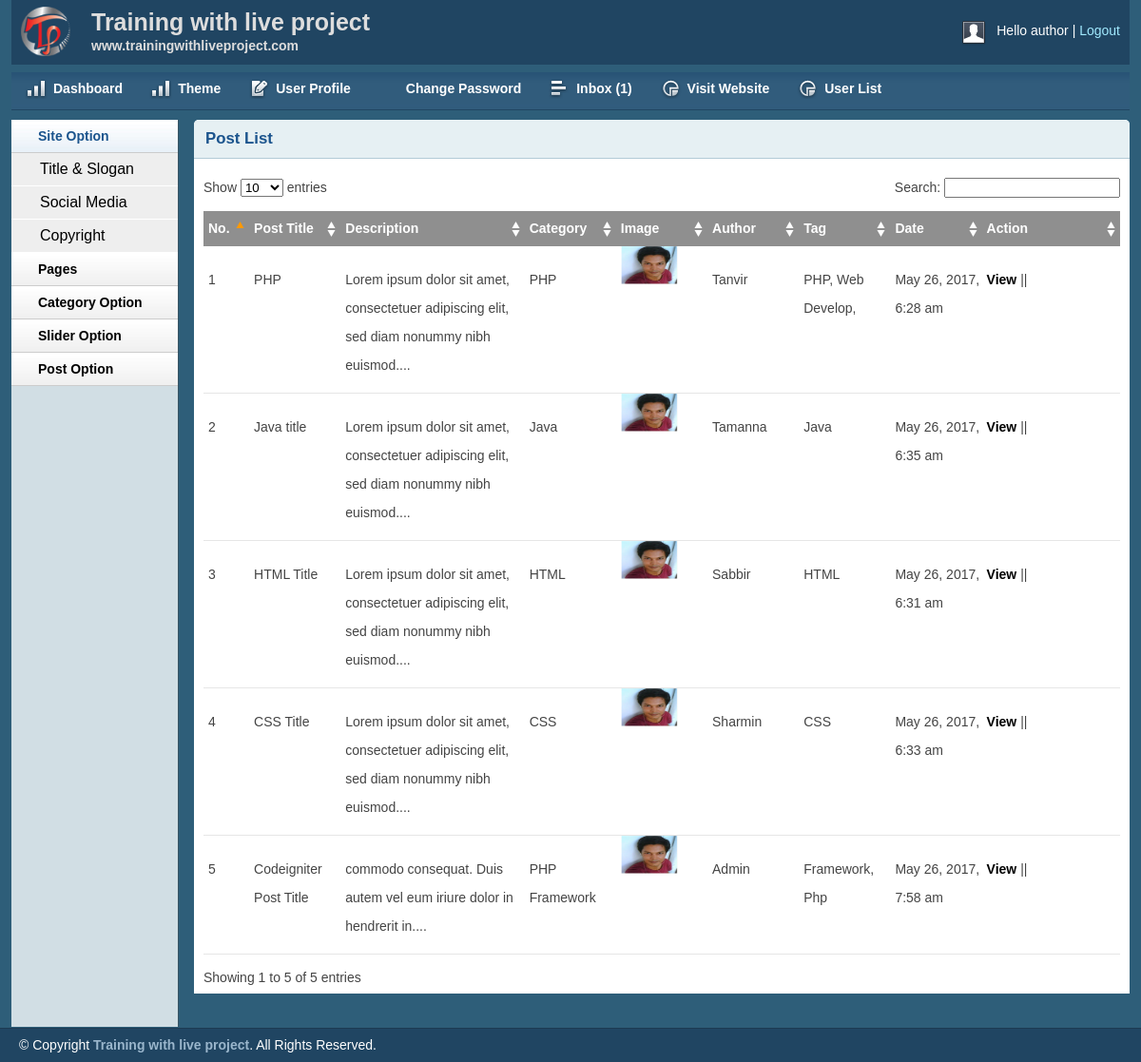
Screenshot of /admin/postlist.php (signed in) with the database file from the repository.
### tables this page shows
CREATE TABLE `tbl_post` (
  `id` int(11) NOT NULL,
  `cat` int(11) NOT NULL,
  `title` varchar(150) NOT NULL,
  `body` text NOT NULL,
  `image` varchar(255) NOT NULL,
  `author` varchar(100) NOT NULL,
  `tag` varchar(255) NOT NULL,
  `date` timestamp NOT NULL DEFAULT CURRENT_TIMESTAMP,
  `userid` int(11) NOT NULL
);

CREATE TABLE `tbl_catagory` (
  `id` int(11) NOT NULL,
  `name` varchar(255) NOT NULL
);

### lib/Database.php (called while the page is built, shortened)
<?php
Class Database{
 public $host   = DB_HOST;
 public $user   = DB_USER;
 public $pass   = DB_PASS;
 public $dbname = DB_NAME;
 public $link;
private function connectDB(){
 $this->link = new mysqli($this->host, $this->user, $this->pass,
  $this->dbname);
 }
public function select($query){
  $result = $this->link->query($query) or
   die($this->link->error.__LINE__);
  if($result->num_rows > 0){
    return $result;
  } else {
    return false;
  }
 }
}

### helpers/Formate.php (called while the page is built, shortened)
<?php
class Format{
	public function formatDate($date){
		return date('F j, Y, g:i a', strtotime($date));
	}
	public function textShorten($text, $limit = 400){
        $text = $text."";
        $text = substr($text, 0, $limit);
        $text = substr($text, 0, strrpos($text, ' '));
        $text = $text."....";
        return $text;
	}
}
?>

### admin/postlist.php (the view, shortened to what this page needs)
<?php include "inc/header.php"; ?>
<?php include "inc/sidebar.php"; ?>
<div class="grid_10">
<div class="box round first grid">
<h2>Post List</h2>
<div class="block">
<table class="data display datatable" id="example">
<thead>
<tr>
	<th width="5%">No.</th>
	<th width="10%">Post Title</th>
	<th width="20%">Description</th>
	<th width="10%">Category</th>
	<th width="10%">Image</th>
	<th width="10%">Author</th>
	<th width="10%">Tag</th>
	<th width="10%">Date</th>
	<th width="15%">Action</th>
</tr>
</thead>
<tbody>
<?php
$query = "SELECT tbl_post.*, tbl_catagory.name FROM tbl_post INNER JOIN tbl_catagory ON tbl_post.cat = tbl_catagory.id ORDER BY tbl_post.title DESC";
$post = $db->select($query);
if ($post){
	$i=0;
	while ($result = $post->fetch_assoc()){
		$i++;
?>
<tr class="odd gradeX">
	<td><?php echo $i; ?></td>
	<td><?php echo $result['title']; ?></td>
	<td><?php echo $fm->textShorten($result['body'], 100); ?></td>
	<td><?php echo $result['name']; ?></td>
	<td><img src="<?php echo $result['image']; ?>" height="40px" width="60px" /></td>
	<td><?php echo $result['author']; ?></td>
	<td><?php echo $result['tag']; ?></td>
	<td><?php echo $fm->formatDate($result['date']); ?></td>
	<td>
	<a href="viewpost.php?viewpostid=<?php echo $result['id']; ?>">View</a> ||
	</td>
</tr>
<?php } } ?>
</tbody>
</table>
</div>
</div>
</div>
<?php include "inc/footer.php"; ?>

### admin/css/text.css (style rules this page uses)
body { font: 13px/1.5 Tahoma, Helvetica, Arial, 'Liberation Sans', FreeSans, sans-serif; }
h2 { font-size: 23px; }
p, dl, hr, h1, h2, h3, h4, h5, h6, ol, ul, pre, table, address, fieldset { margin-bottom: 20px; }

### admin/css/grid.css (style rules this page uses)
.grid_1, .grid_2, .grid_3, .grid_4, .grid_5, .grid_6, .grid_7, .grid_8, .grid_9, .grid_10, .grid_11, .grid_12, .grid_13, .grid_14, .grid_15, .grid_16 { display: inline; float: left; margin-left: 1%; margin-right: 1%; }
.container_12 .grid_10 { width: 81.333%; }

### admin/css/layout.css (style rules this page uses)
body { background: #fff none repeat scroll 0 0; color: #444; font-size: 14px; padding: 0; }
a { color: #000; font-weight:bold; text-decoration: none; }
h1, h2, h3, h4, h5, h6 { line-height:1.2em; margin-bottom:.3em; }
h2 { margin-top:1em; }
.box { background:#fff; margin-bottom:20px; padding:10px 10px 10px 10px; margin-left:-8px; }
.box.grid { padding-bottom:40px; }
.box.round { -moz-border-radius: 5px 5px 0px 0px; -webkit-border-radius: 5px 5px 0px 0px; border-radius: 5px 5px 0px 0px; }
.box h2 { font-size:1.2em; font-weight:bold; color:#1B548D; background:#E6F0F3; margin:-10px -10px 0 -10px; padding:10px 12px; border-bottom:1px solid #B3CBD6; -moz-border-radius: 5px 5px 0px 0px; -webkit-border-radius: 5px 5px 0px 0px; border-radius: 5px 5px 0px 0px; }
.box.first { min-height: 406px; }
.block { padding-top:20px; }
p { margin-bottom:1em; }
.block { padding-bottom:1px; }
table.display { margin: 0 auto; clear: both; width: 100%; }
.sorting_asc { background: #8f8f8f url(../img/table/sort_asc.png) no-repeat center right; padding:8px 5px; text-align:left; color:#fff; }
.sorting { background:#8f8f8f url(../img/table/sort_both.png) no-repeat center right; padding:8px 5px; text-align:left; color:#fff; }
tr.odd { height: 30px; line-height: 30px; border-bottom:1px solid #e6e6e6; }
tr.even { height: 30px; line-height: 30px; border-bottom:1px solid #e6e6e6; }
tr.odd td, tr.even td { padding-left:5px; }

### rows the page displays
tbl_post: title "PHP", body "Lorem ipsum dolor sit amet, consectetuer adipiscing elit, sed diam nonummy nibh euismod....", tbl_catagory.name "PHP", image (picture), author "Tanvir", tag "PHP, Web Develop,", date "May 26, 2017, 6:28 am"
tbl_post: title "Java title", body "Lorem ipsum dolor sit amet, consectetuer adipiscing elit, sed diam nonummy nibh euismod....", tbl_catagory.name "Java", image (picture), author "Tamanna", tag "Java", date "May 26, 2017, 6:35 am"
tbl_post: title "HTML Title", body "Lorem ipsum dolor sit amet, consectetuer adipiscing elit, sed diam nonummy nibh euismod....", tbl_catagory.name "HTML", image (picture), author "Sabbir", tag "HTML", date "May 26, 2017, 6:31 am"
tbl_post: title "CSS Title", body "Lorem ipsum dolor sit amet, consectetuer adipiscing elit, sed diam nonummy nibh euismod....", tbl_catagory.name "CSS", image (picture), author "Sharmin", tag "CSS", date "May 26, 2017, 6:33 am"
tbl_post: title "Codeigniter Post Title", body "commodo consequat. Duis autem vel eum iriure dolor in hendrerit in....", tbl_catagory.name "PHP Framework", image (picture), author "Admin", tag "Framework, Php", date "May 26, 2017, 7:58 am"

### other values shown
Session::get('username') "author"
$count "1"
